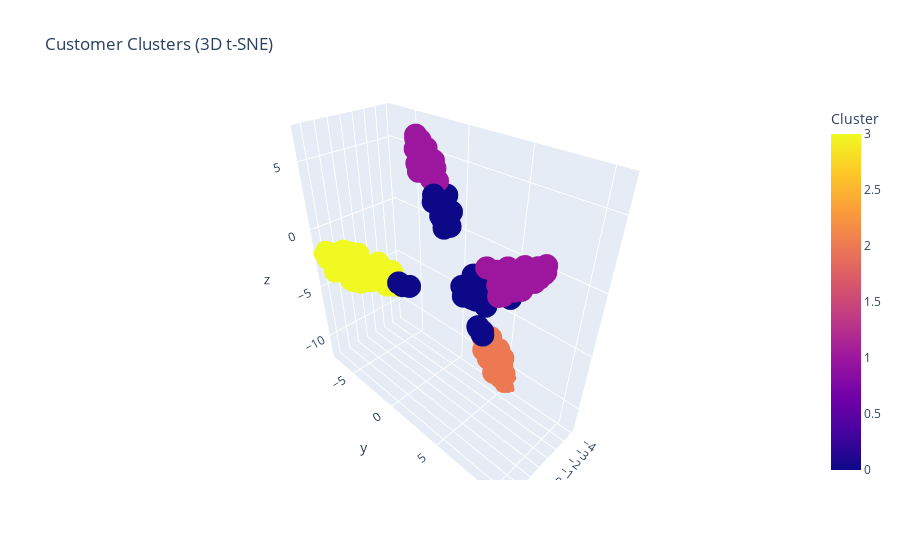

Here is the notebook cell this chart was saved with:
### Code cell
import pandas as pd
import numpy as np
from sklearn.cluster import KMeans
from sklearn.preprocessing import StandardScaler
from sklearn.manifold import TSNE
from sklearn.decomposition import PCA
from sklearn.metrics import davies_bouldin_score, silhouette_score, calinski_harabasz_score
import matplotlib.pyplot as plt
import seaborn as sns
import plotly.express as px

# Load data
customers = pd.read_csv('Customers.csv')
transactions = pd.read_csv('Transactions.csv')

# Merge datasets
data = pd.merge(transactions, customers, on='CustomerID')

# Feature engineering
data['TotalSpending'] = data['Quantity'] * data['Price']
customer_data = data.groupby('CustomerID').agg({
    'TotalSpending': 'sum',
    'Quantity': 'sum',
    'TransactionDate': 'nunique'
}).reset_index()
customer_data = pd.merge(customer_data, customers, on='CustomerID')

# Encode categorical variables (e.g., Region)
customer_data = pd.get_dummies(customer_data, columns=['Region'])

# Normalize data
scaler = StandardScaler()
scaled_data = scaler.fit_transform(customer_data.drop(columns=['CustomerID', 'CustomerName', 'SignupDate']))

# Clustering
n_clusters = 4  # Number of clusters
kmeans = KMeans(n_clusters=n_clusters, random_state=42)
clusters = kmeans.fit_predict(scaled_data)
customer_data['Cluster'] = clusters

# Evaluate clustering
db_index = davies_bouldin_score(scaled_data, clusters)
silhouette_avg = silhouette_score(scaled_data, clusters)
calinski_harabasz = calinski_harabasz_score(scaled_data, clusters)

# Print clustering results
print("### Clustering Results ###")
print(f"Number of clusters formed: {n_clusters}")
print(f"Davies-Bouldin Index (DB Index): {db_index:.4f}")
print(f"Silhouette Score: {silhouette_avg:.4f}")
print(f"Calinski-Harabasz Index: {calinski_harabasz:.4f}")
print("\n")

# Enhanced Visualizations

# 1. t-SNE for 2D Visualization
print("### 1. t-SNE for 2D Visualization ###")
print("t-SNE is used to visualize high-dimensional data in 2D space. Each point represents a customer, and colors represent clusters.")
tsne = TSNE(n_components=2, random_state=42)
tsne_data = tsne.fit_transform(scaled_data)

plt.figure(figsize=(10, 6))
sns.scatterplot(x=tsne_data[:, 0], y=tsne_data[:, 1], hue=clusters, palette='viridis', s=100)
plt.title('Customer Clusters (t-SNE)')
plt.xlabel('t-SNE Component 1')
plt.ylabel('t-SNE Component 2')
plt.legend(title='Cluster')
plt.show()

# 2. 3D Scatter Plot using t-SNE
print("\n### 2. 3D Scatter Plot using t-SNE ###")
print("This interactive 3D plot provides a more detailed view of the clusters.")
tsne_3d = TSNE(n_components=3, random_state=42)
tsne_3d_data = tsne_3d.fit_transform(scaled_data)

fig = px.scatter_3d(
    x=tsne_3d_data[:, 0], y=tsne_3d_data[:, 1], z=tsne_3d_data[:, 2],
    color=clusters, labels={'color': 'Cluster'},
    title='Customer Clusters (3D t-SNE)'
)
fig.show()

# 3. Pair Plots for Cluster Profiling
print("\n### 3. Pair Plots for Cluster Profiling ###")
print("Pair plots show relationships between features and how clusters are distributed across these features.")
numeric_columns = customer_data.select_dtypes(include=[np.number]).columns
cluster_features = customer_data[numeric_columns]
sns.pairplot(cluster_features, hue='Cluster', palette='viridis', corner=True)
plt.suptitle('Pair Plots for Cluster Profiling', y=1.02)
plt.show()

# 4. Bar Plots for Cluster Characteristics
print("\n### 4. Bar Plots for Cluster Characteristics ###")
print("Bar plots show the average values of key features (e.g., total spending) for each cluster.")
numeric_columns = customer_data.select_dtypes(include=[np.number]).columns
cluster_means = customer_data.groupby('Cluster')[numeric_columns].mean()

# Plot the bar plot
cluster_means.plot(kind='bar', figsize=(10, 6), colormap='viridis')
plt.title('Average Feature Values per Cluster')
plt.xlabel('Cluster')
plt.ylabel('Average Value')
plt.xticks(rotation=0)
plt.show()

# 5. Heatmap for Categorical Variables (Region)
print("\n### 5. Heatmap for Categorical Variables (Region) ###")
print("The heatmap shows the distribution of customers across regions for each cluster.")
region_columns = [col for col in customer_data.columns if col.startswith('Region_')]
cluster_region = customer_data.groupby('Cluster')[region_columns].sum()

# Plot the heatmap
plt.figure(figsize=(10, 6))
sns.heatmap(cluster_region, annot=True, fmt='d', cmap='viridis')
plt.title('Region Distribution Across Clusters')
plt.xlabel('Region')
plt.ylabel('Cluster')
plt.show()

### Figure 1 — Plotly figure (JSON) as saved in the notebook; plotly's stock layout.template omitted (floating-point values rounded to 4 significant figures; data arrays with more than 128 entries replaced by an {"elided": "..."} marker saying what was removed)
{"data": [{"hovertemplate": "x=%{x}<br>y=%{y}<br>z=%{z}<br>Cluster=%{marker.color}<extra></extra>", "legendgroup": "", "marker": {"color": {"elided": "199 int values"}, "coloraxis": "coloraxis", "symbol": "circle"}, "mode": "markers", "name": "", "scene": "scene", "showlegend": false, "type": "scatter3d", "x": {"elided": "199 float values"}, "y": {"elided": "199 float values"}, "z": {"elided": "199 float values"}}], "layout": {"coloraxis": {"colorbar": {"title": {"text": "Cluster"}}, "colorscale": [[0, "#0d0887"], [0.1111, "#46039f"], [0.2222, "#7201a8"], [0.3333, "#9c179e"], [0.4444, "#bd3786"], [0.5556, "#d8576b"], [0.6667, "#ed7953"], [0.7778, "#fb9f3a"], [0.8889, "#fdca26"], [1, "#f0f921"]]}, "legend": {"tracegroupgap": 0}, "scene": {"domain": {"x": [0, 1], "y": [0, 1]}, "xaxis": {"title": {"text": "x"}}, "yaxis": {"title": {"text": "y"}}, "zaxis": {"title": {"text": "z"}}}, "title": {"text": "Customer Clusters (3D t-SNE)"}}}
